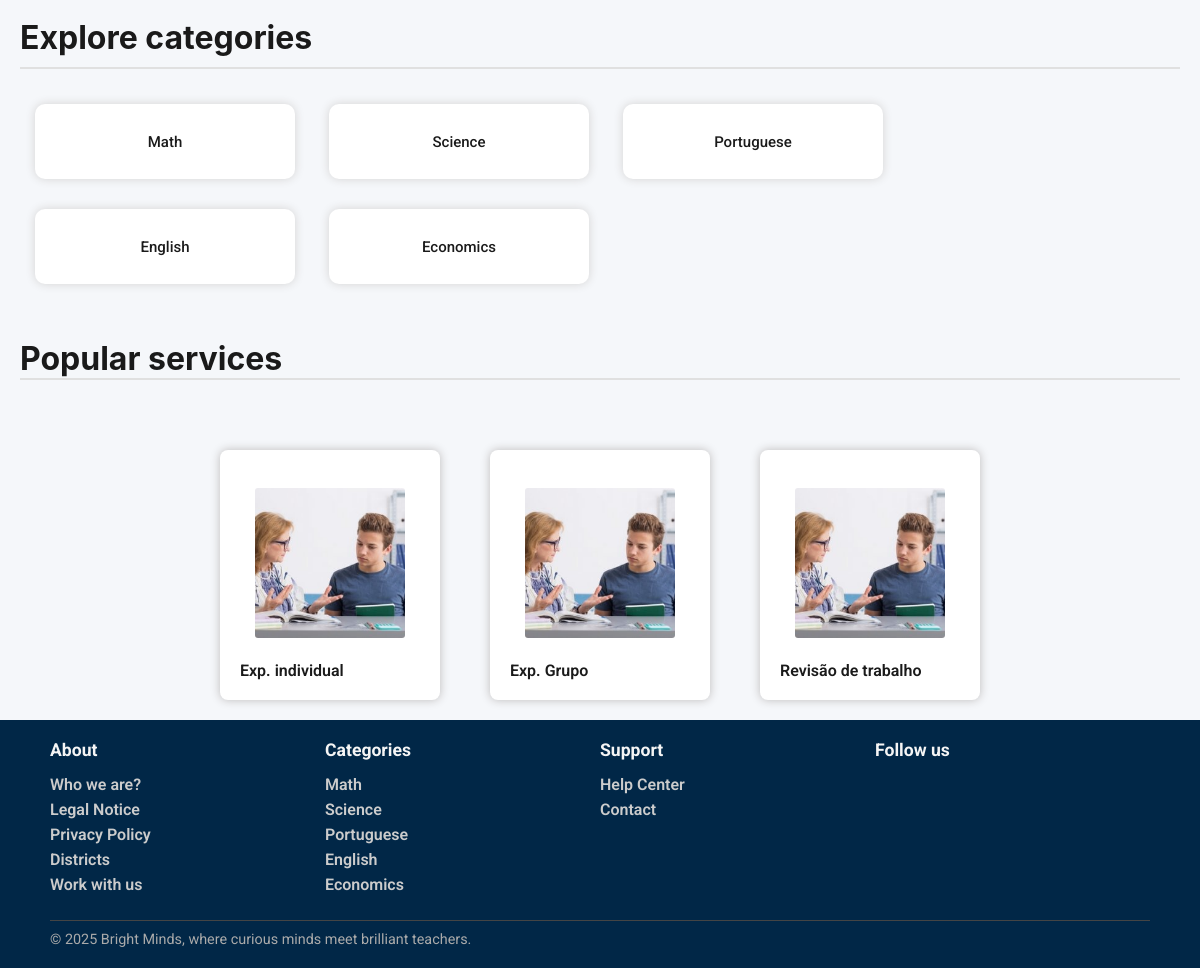
The app's page /pages/index.php (lower part), older data.
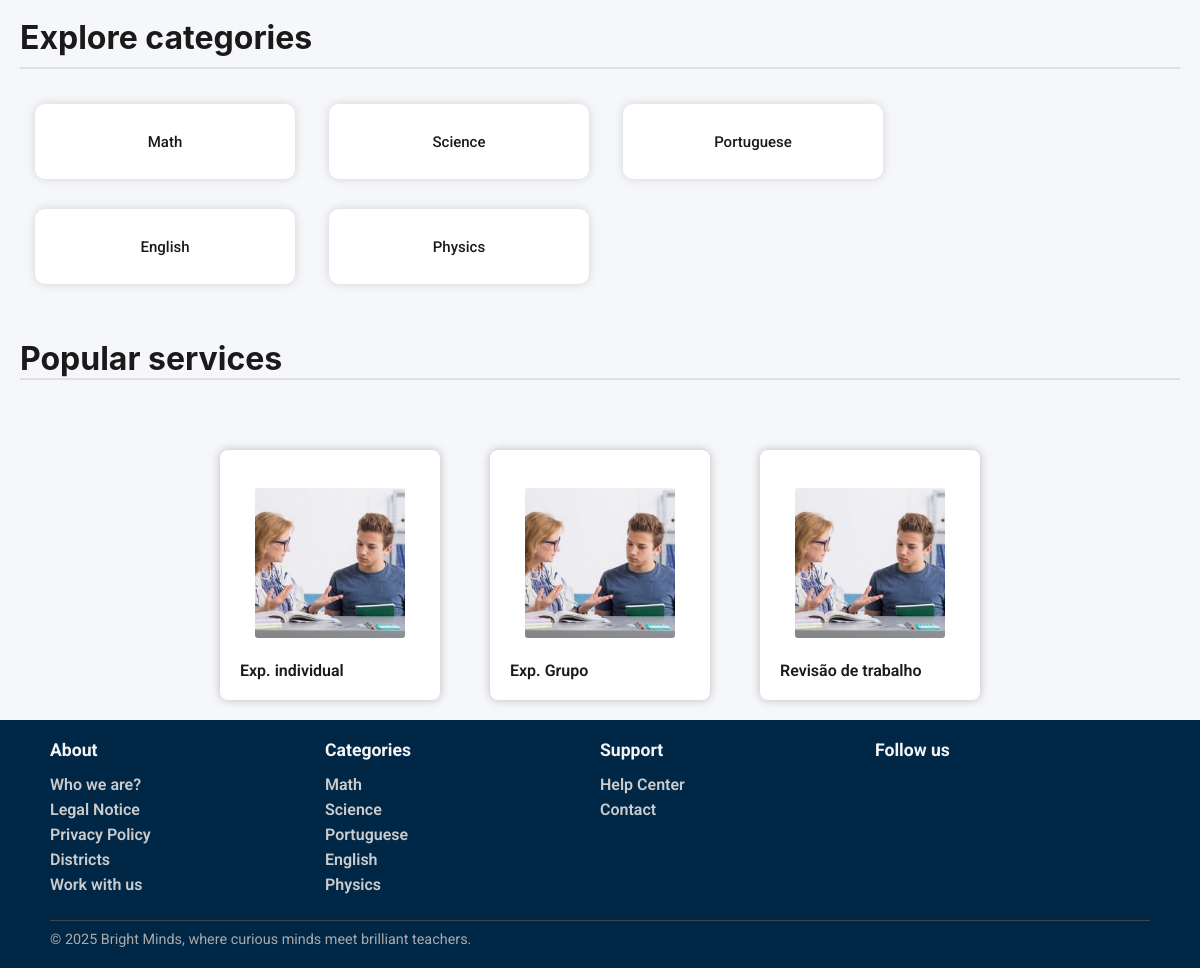
The same page, newer data.
### tables this page shows
CREATE TABLE Category(
    category_name TEXT PRIMARY KEY
);

### pages/index.php (called while the page is built)
<?php
    require_once(__DIR__. '/../templates/common.tpl.php');
    require_once(__DIR__.'/../database/connection.db.php');
    require_once(__DIR__.'/../database/categories.php');
    $session = new Session();
    $db = getDatabaseConnection();
    $categories  = getAllCategories($db);
    drawHeader($session);
    drawMainPage($session,$categories);
    drawFooter($categories);
?>

### database/categories.php (called while the page is built, shortened)
<?php
  function getAllCategories(PDO $db) {
    $stmt = $db->prepare('SELECT category_name
                          FROM Category');
    $stmt->execute();
    return $stmt->fetchAll();
  }
?>

### templates/common.tpl.php (the view, shortened to what this page needs)
<?php function drawHeader(Session $session){ ?>
    <!DOCTYPE html>
    <html>
        <head>
            <link rel="stylesheet" href="../css/style.css">
            <link rel="stylesheet" href="../css/profile.css">
            <link rel="stylesheet" href="../css/services.css">
            <link rel="stylesheet" href="../css/service_detail.css">
            <link rel="stylesheet" href="../css/admin.css">
            <link rel="stylesheet" href="../css/services_manage.css">
            <link rel="stylesheet" href="../css/client_booking.css">
            <link rel="stylesheet" href="../css/message.css">
        </head>
        <body>
            <main>
<?php } ?>
<?php function drawMainPage(Session $session, array $categories){ ?>
        <section class = "product">
            <section class="categories">
                <h2>Explore categories</h2>
                <?php foreach($categories as $category){ ?>
                    <a href="../pages/services_list.php?category=<?=$category['category_name']?>">
                        <button type = "button"> <?=$category['category_name']?> </button>
                    </a>
                <?php } ?>
            </section>
            <section class="services">
                <h2>Popular services</h2>
                <a href="../pages/services_list.php?service_type=<?= urlencode('individual presencial') ?>">
                    <button>
                        <img src="../docs/exp-ind.jpg" alt="Explicação individual">
                        <span>Exp. individual</span>
                    </button>
                </a>
                <a href="../pages/services_list.php?service_type=<?= urlencode('grupo presencial') ?>">
                    <button>
                        <img src="../docs/exp-ind.jpg" alt="Explicação Grupo">
                        <span>Exp. Grupo</span>
                    </button>
                </a>
                <a href="../pages/services_list.php?service_type=<?= urlencode('revisão trabalhos') ?>">
                    <button>
                        <img src="../docs/exp-ind.jpg" alt="Revisão de trabalho">
                        <span>Revisão de trabalho</span>
                    </button>
                </a>
            </section>
        </section>
<?php } ?>
<?php function drawFooter(array $categories){ ?>
            </main>
            <footer>
                <div class="footer-content">
                    <section class="footer-column">
                        <h3>About</h3>
                        <ul>
                            <li><a href="">Who we are?</a></li>
                            <li><a href="">Legal Notice</a></li>
                            <li><a href="">Privacy Policy</a></li>
                            <li><a href="">Districts</a></li>
                            <li><a href="">Work with us</a></li>
                        </ul>
                    </section>
                    <section class="footer-column">
                        <h3>Categories</h3>
                        <ul>
                            <?php foreach($categories as $category){ ?>
                                <li>
                                    <a href=""><?=$category['category_name']?>
                                    </a>
                                </li>
                            <?php } ?>
                        </ul>
                    </section>
                    <section class="footer-column">
                        <h3>Support</h3>
                        <ul>
                            <li><a href="#">Help Center</a></li>
                            <li><a href="#">Contact</a></li>
                        </ul>
                    </section>
                    <section class="footer-column">
                        <h3>Follow us</h3>
                    </section>
                    <div class="footer-bottom">
                        <hr>
                        <p>© 2025 Bright Minds, where curious minds meet brilliant teachers.</p>
                    </div>
                </div>
            </footer>
        </body>
    </html>
<?php } ?>

Row changes from the older to the newer data that the page shows:
removed category: category_name "Economics"
added category: category_name "Physics"
